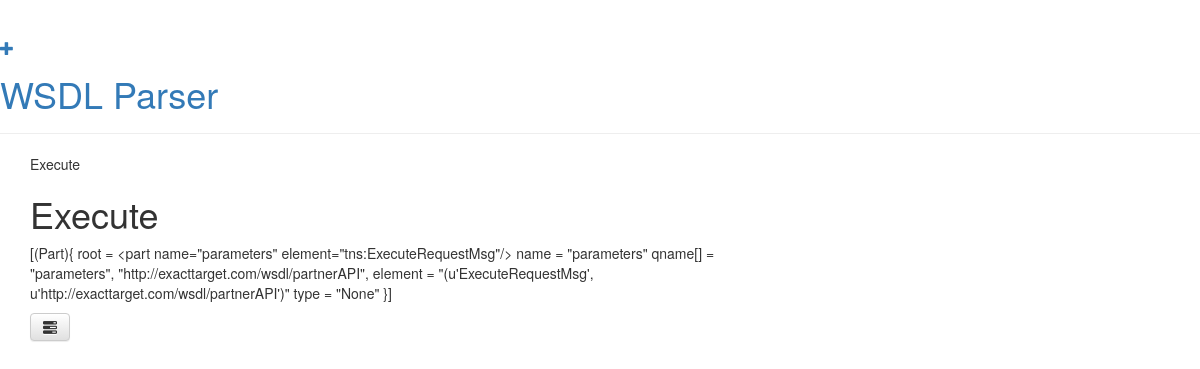
/method/13/, run on the app's committed database.
### owscall/models.py (models this page shows)
class Method(models.Model):
    wsdlId = models.ForeignKey('owscall.Wsdl')
    name = models.CharField(max_length=200)
    paremeters = models.TextField()

### owscall/views.py (the view)
# urls.py: url(r'^method/(?P<pk>[0-9]+)/$', views.method_detail, name='method_detail'),
def method_detail(request, pk):
    method = get_object_or_404(Method, pk=pk)
    return render(request, 'owscall/method_detail.html', {'method': method})

### owscall/templates/owscall/method_detail.html
{% extends "owscall/base.html" %}
{% block content %}
    <div class="method">
        {% if method.name %}
            <div class="text">
                {{ method.name }}
            </div>
        {% endif %}
        <h1>{{ method.name }}</h1>
        <p>{{ method.paremeters }}</p>
        <a class="btn btn-default" href="{% url "method_detail" pk=method.pk %}"><span class="glyphicon glyphicon-tasks"></span></a>
    </div>
{% endblock %}

### data on the page
Method: name "Execute", paremeters "[(Part){ root = <part name=\"parameters\" element=\"tns:ExecuteRequestMsg\"/> name = \"parameters\" qname[] = \"parameters\", \"http://exacttarget.com/wsdl/partnerAPI\", element = \"(u'ExecuteRequestMsg', u'http://exacttarget.com/wsdl/partnerAPI')\" type = \"None\" }]"
